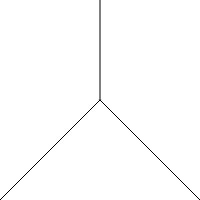
Frame 1 (no input)
Frame 60 (no input): identical to frame 1, image omitted
Frame 120 (the mouse pressed at the canvas centre since frame 60): identical to frame 1, image omitted

The p5.js sketch that drew this single still picture (run headless with seeded random() and noise() and a simulated clock; from frame 60 on, the mouse is pressed at the canvas centre):

// p5.js sketch
// ── sketch.js
// Learning Processing
// Daniel Shiffman
// http://www.learningprocessing.com

// Exercise 4-4b: 

function setup() {
  createCanvas(200,200); 
}

function draw() {
  background(255);
  stroke(0);
  line(100,0,100,100);
  line(100,100,0,200);
  line(100,100,200,200);
}
